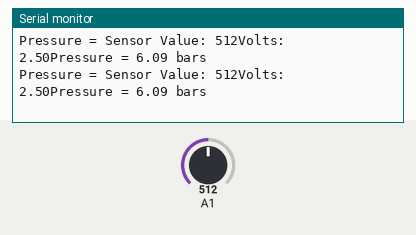
A sketch run on a simulated Arduino Uno, built with avr-gcc and run on an emulated ATmega328P. Shown: the last lines printed to the serial monitor. The inputs (shaded band) are chosen by the test bench; at power-on: A1 = 512.

Above: at 1.2 s.
1.3 s: A1 set to 770
At 1.38 s:
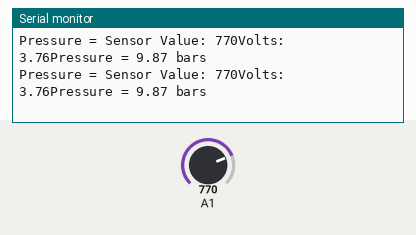
4.3 s: A1 set to 789
At 4.32 s:
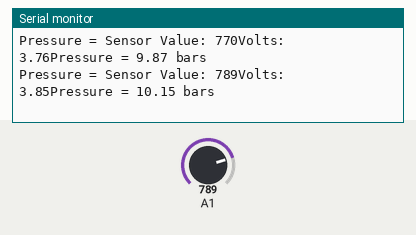
Timing chart, 0 to 7.3 s (numbered marks = the images above; inputs shaded):
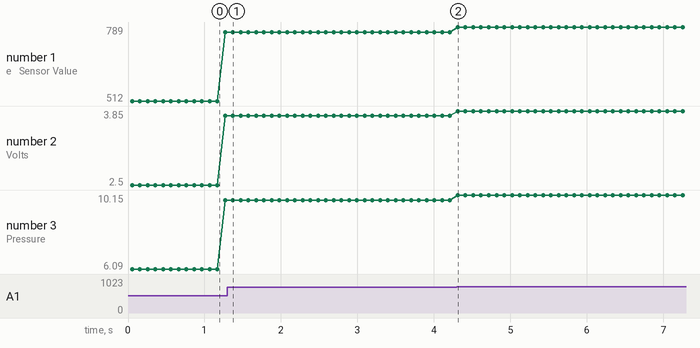

Measured:
- after the input at 1.3 s, the serial monitor: prints a new line after 0.07 s (image 1)
- after the input at 4.3 s, the serial monitor: prints a new line at once (image 2)
- plotted number 1: 770 → 789 after the input at 4.3 s
- plotted number 2: 3.76 → 3.85 after the input at 4.3 s
- plotted number 3: 9.87 → 10.15 after the input at 4.3 s

The sketch:

sketch_aug29a.ino
```cpp
void setup() {
    Serial.begin(9600);
}

void loop(){
int sensorVal=analogRead(A1);
Serial.print("Sensor Value: ");
Serial.print(sensorVal);

float voltage = (sensorVal*5.0)/1024.0;
    Serial.print("Volts: ");
    Serial.print(voltage);

  float pressure_pascal = (3.0*((float)voltage-0.47))*1000000.0;
  float pressure_bar = pressure_pascal/10e5;
    Serial.print("Pressure = ");
    Serial.print(pressure_bar);
    Serial.println(" bars");
    Serial.print("Pressure = ");

    delay(100);
}
```
